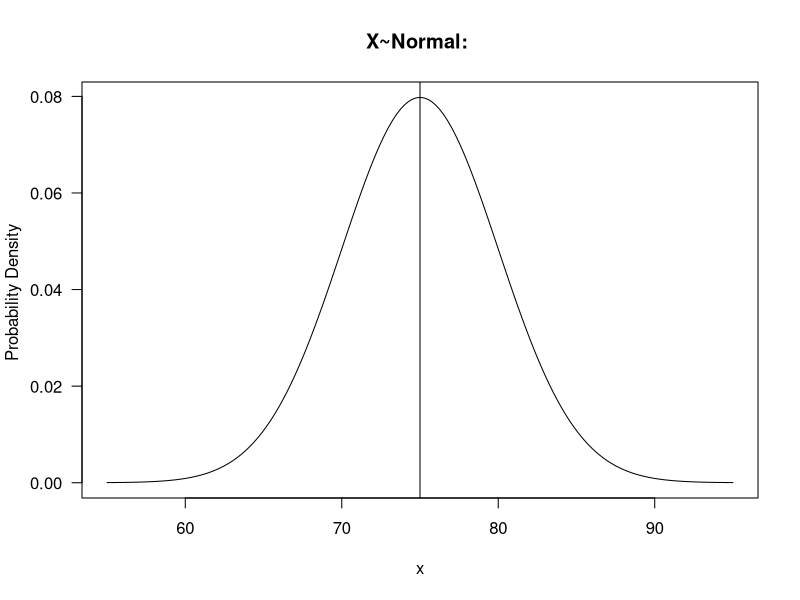
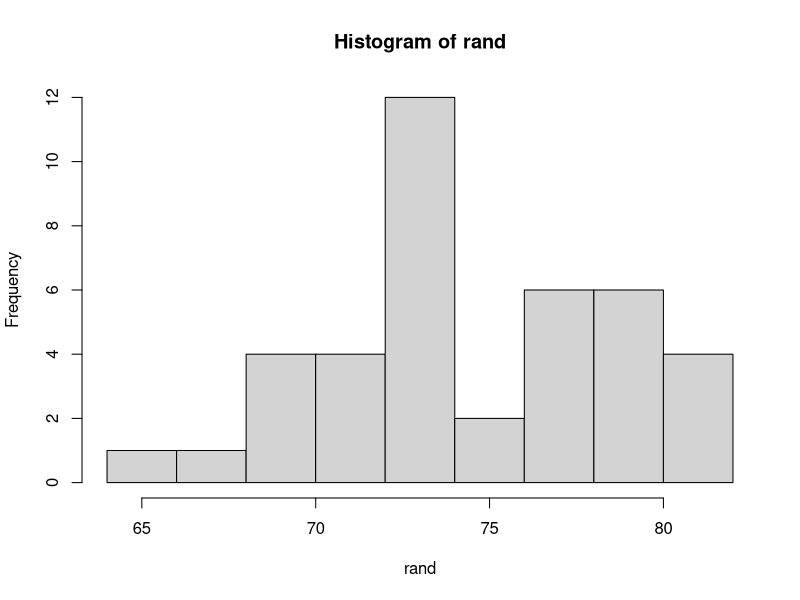

The R script that drew these images, in order:
# Calculating Probabilities, Percentiles and Taking random samples from a normally distributed variable using R

help(pnorm)
?pnorm

# P(x<=70)

pnorm(q=70, mean=75, sd=5, lower.tail = T)
#lowertail=less than
# P(x>=85)

pnorm(q=85, mean=75, sd=5, lower.tail = F)

#P(< >=1)

pnorm(q=1, mean=0, sd=1, lower.tail = F)

# find Q1

qnorm(p=0.25, mean=75, sd=5, lower.tail = T)


x <- seq(from=55, to=95, by=0.25)

x
dens <-dnorm(x, mean=75, sd=5)

dens

plot(x, dens, type = "l", main="X~Normal: ", mean=75, sd=5, xlab = "x", ylab="Probability Density ", las=1)

abline(v=75)

rand <- rnorm(n=40, mean=75, sd=5)

rand
hist(rand)
